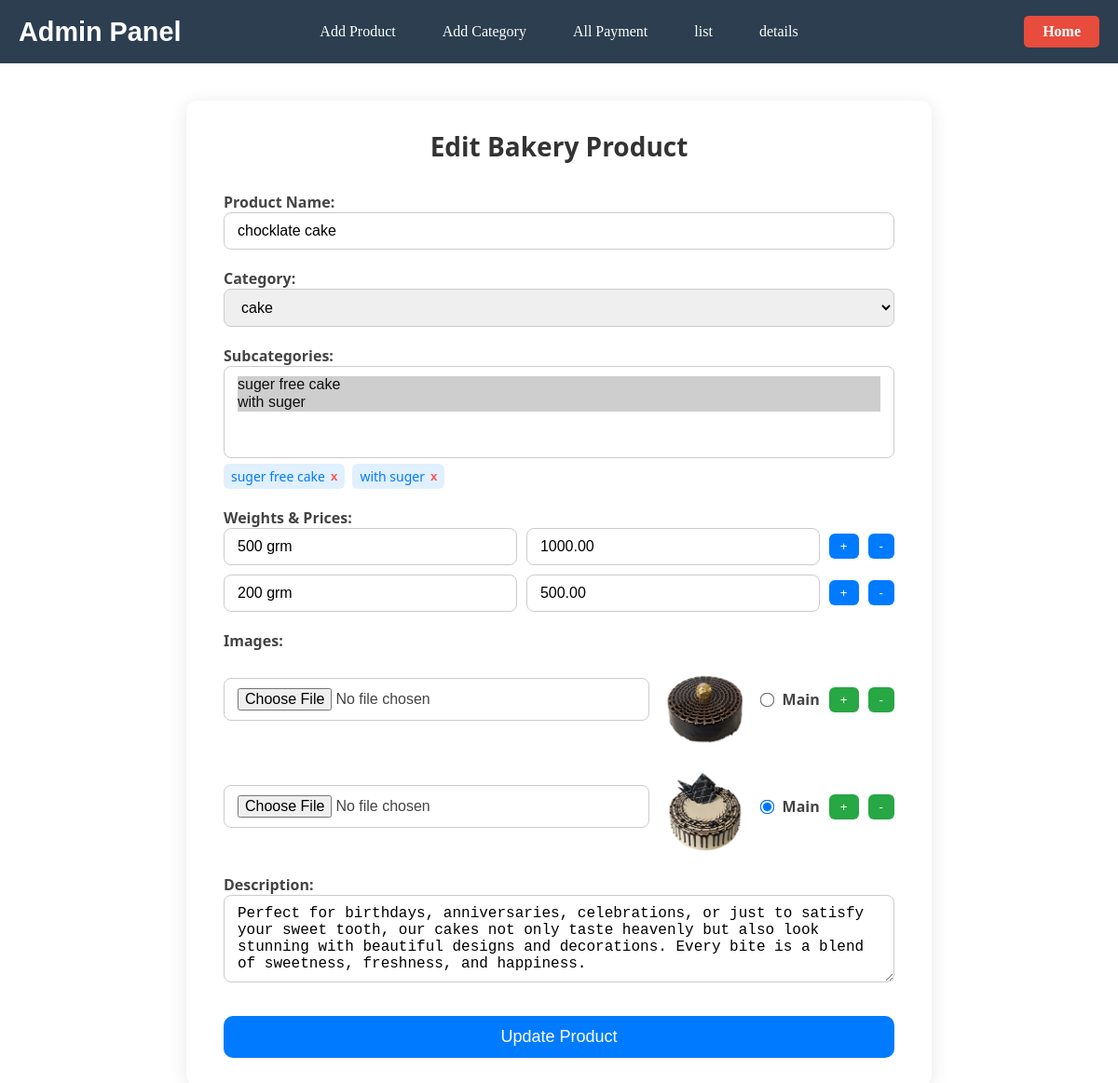
The page /product/edit/1/ on the database its author committed.
### bakery/models.py (models this page shows, shortened)
class Product(models.Model):
    name = models.CharField(max_length=200)
    description = models.TextField(blank=True)
    category = models.ForeignKey(
        'BakeryCategory',
        on_delete=models.CASCADE,
        null=True, blank=True,
        related_name="products"
    )
    subcategories = models.ManyToManyField(
        'BakeryCategory',
        blank=True,
        related_name='products_subcategories'
    )
    created_at = models.DateTimeField(default=timezone.now)
    updated_at = models.DateTimeField(auto_now=True)

class BakeryCategory(models.Model):
    name = models.CharField(max_length=100, unique=True)
    parent = models.ForeignKey(
        "self",
        on_delete=models.CASCADE,
        null=True,
        blank=True,
        related_name="children"
    )
    created_at = models.DateTimeField(default=timezone.now)
    updated_at = models.DateTimeField(auto_now=True)
    class Meta:
        db_table = "bakery_categories"
        verbose_name_plural = "Bakery Categories"

class Weight(models.Model):
    product = models.ForeignKey("Product", on_delete=models.CASCADE, related_name="weights")
    weight = models.CharField(max_length=50)
    price = models.DecimalField(max_digits=10, decimal_places=2, default=0.00)
    created_at = models.DateTimeField(default=timezone.now)
    updated_at = models.DateTimeField(auto_now=True)
    class Meta:
        db_table = "bakery_weight"

class ProductImages(models.Model):
    product = models.ForeignKey("Product", on_delete=models.CASCADE, related_name="images")
    image = models.ImageField(upload_to="products/")
    is_main = models.BooleanField(default=False)
    created_at = models.DateTimeField(default=timezone.now)
    updated_at = models.DateTimeField(auto_now=True)

### bakery/views.py (the view, shortened to what this page needs)
# urls.py: path('product/edit/<int:product_id>/', views.add_edit_product, name='edit_product'),
def add_edit_product(request, product_id=None):
    if product_id:
        product = get_object_or_404(Product, id=product_id)
    else:
        product = None
    categories = BakeryCategory.objects.filter(parent__isnull=True)
    pre_selected_subcategories = []
    if product:
        pre_selected_subcategories = list(product.subcategories.values_list("id", flat=True))
    context = {
        "product": product,
        "categories": categories,
        "categories_json": [
            {"id": c.id, "name": c.name, "subcategories": list(c.children.values("id", "name"))}
            for c in categories
        ],
        "pre_selected_subcategories": pre_selected_subcategories
    }
    return render(request, "admin/add_product.html", context)

### bakery/templates/admin/add_product.html (shortened to what this page needs)
{% extends "admin/admin_base.html" %}
{% load static %}
{% block content %}
<link rel="stylesheet" href="{% static 'css/admin_css/add_products.css' %}">
<div class="form-container">
    <h2>{% if product %}Edit Bakery Product{% else %}Add Bakery Product{% endif %}</h2>
    <form method="POST" enctype="multipart/form-data">
        <label>
            Product Name:
            <input type="text" name="name" required value="{% if product %}{{ product.name }}{% endif %}" />
        </label>
<label for="category">
    Category:
    <select id="category" name="category">
        {% for category in categories %}
            <option value="{{ category.id }}"
                {% if product and product.category.id == category.id %}selected{% endif %}>
                {{ category.name }}
            </option>
        {% endfor %}
    </select>
</label>
<label for="subcategories">
    Subcategories:
    <select id="subcategories" multiple></select>
</label>
<div id="selected-subcategories" class="selected-tags"></div>
        <label>
            Weights & Prices:
            <div id="weights-container">
                {% if product %}
                    {% for w in product.weights.all %}
                    <div class="weight-group" data-existing="{{ w.id }}">
                        <input type="text" name="weights[]" value="{{ w.weight }}" required />
                        <input type="number" name="prices[]" value="{{ w.price }}" step="0.01" required />
                        <button type="button" class="btn-add-weight">+</button>
                        <button type="button" class="btn-remove-weight">-</button>
                    </div>
                    {% endfor %}
                {% else %}
                    <div class="weight-group">
                        <input type="text" name="weights[]" placeholder="Weight" required />
                        <input type="number" name="prices[]" placeholder="Price" step="0.01" required />
                        <button type="button" class="btn-add-weight">+</button>
                    </div>
                {% endif %}
            </div>
        </label>
        <label>
            Images:
            <div id="images-container">
                {% if product %}
                    {% for img in product.images.all %}
                    <div class="image-group" data-existing="{{ img.id }}">
                        <input type="file" name="images[]" accept="image/*" onchange="previewImage(this)" />
                        <img src="{{ img.image.url }}" class="preview" style="max-width:100px; margin-top:5px;" />
                        <input type="radio" name="main_image" value="{{ forloop.counter0 }}" {% if img.is_main %}checked{% endif %}/> Main
                        <button type="button" class="btn-add-image" onclick="addImage()">+</button>
                        <button type="button" class="btn-remove-image">-</button>
                    </div>
                    {% endfor %}
                {% endif %}
            </div>
        </label>
        <label>
            Description:
            <textarea name="description" rows="4" required>{% if product %}{{ product.description }}{% endif %}</textarea>
        </label>
        <input type="submit" value="{% if product %}Update Product{% else %}Add Product{% endif %}" />
    </form>
</div>
{% endblock %}

### bakery/static/css/admin_css/add_products.css (style rules this page uses)
.form-container { max-width: 800px; margin: 40px auto; padding: 30px 40px; background-color: #ffffff; border-radius: 12px; box-shadow: 0 4px 20px rgba(0, 0, 0, 0.1); font-family: 'Segoe UI', Tahoma, Geneva, Verdana, sans-serif; }
.form-container h2 { text-align: center; margin-bottom: 30px; font-size: 28px; color: #333; }
.form-container label { display: block; font-weight: 600; margin-top: 20px; margin-bottom: 6px; color: #444; }
.form-container input[type="text"], .form-container input[type="number"], .form-container input[type="file"], .form-container select, .form-container textarea { width: 100%; padding: 10px 14px; border: 1px solid #ccc; border-radius: 8px; font-size: 16px; transition: border 0.2s ease; }
#weights-container { display: flex; flex-direction: column; gap: 10px; }
.weight-group { display: flex; gap: 10px; align-items: center; }
.weight-group input[type="text"], .weight-group input[type="number"] { flex: 1; }
.weight-group button { padding: 6px 12px; border: none; border-radius: 6px; background-color: #007bff; color: #fff; cursor: pointer; transition: background 0.2s; }
.selected-tags { display: flex; flex-wrap: wrap; gap: 8px; margin-top: 6px; }
#images-container { display: flex; flex-direction: column; gap: 10px; }
.image-group { display: flex; gap: 10px; align-items: center; }
.image-group input[type="file"] { flex: 1; }
.image-group img.preview { max-width: 100px; max-height: 100px; border-radius: 6px; object-fit: cover; }
.image-group button { padding: 6px 12px; border: none; border-radius: 6px; background-color: #28a745; color: #fff; cursor: pointer; transition: background 0.2s; }
.image-group input[type="radio"] { transform: scale(1.2); }
textarea { resize: vertical; min-height: 80px; }
.form-container input[type="submit"] { width: 100%; margin-top: 25px; padding: 12px; font-size: 18px; background-color: #007bff; color: #fff; border: none; border-radius: 10px; cursor: pointer; transition: background 0.2s; }

### bakery/templates/admin/admin_base.html (style rules this page uses)
* { margin: 0; padding: 0; box-sizing: border-box; }
body, html { width: 100%; height: 100%; }

### rows shown on the page
Product: name "chocklate cake", category "cake", description "Perfect for birthdays, anniversaries, celebrations, or just to satisfy your sweet tooth, our cakes not only taste heavenly but also look stunning with beautiful designs and decorations. Every bite is a blend of sweetness, freshness, and happiness."
Weight: weight "500 grm", price "1000.00"
Weight: weight "200 grm", price "500.00"
ProductImages: image (picture)
ProductImages: image (picture), is_main "☑"
